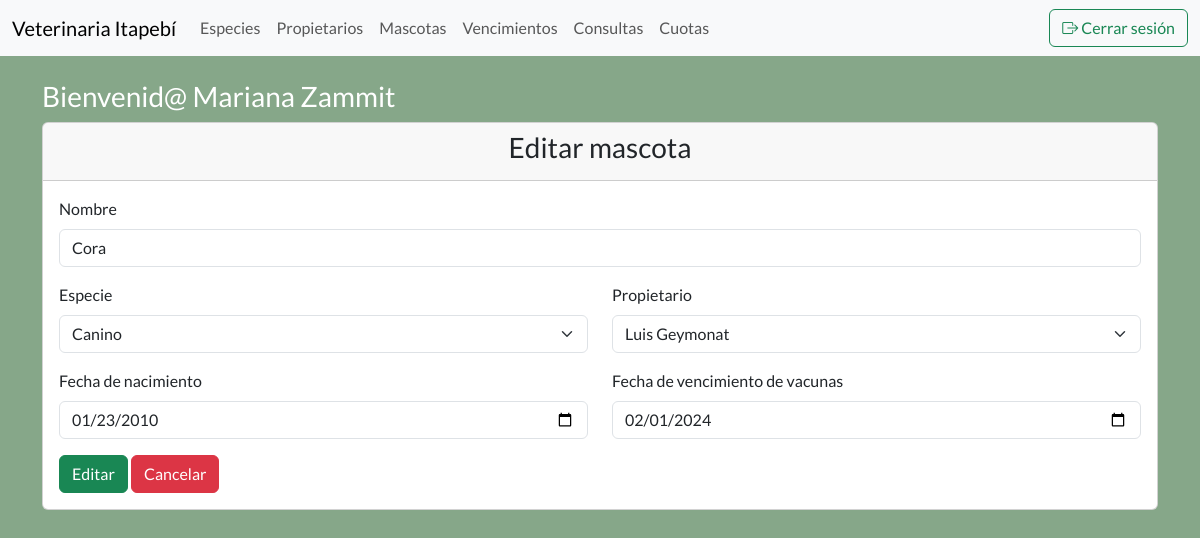
The page /frmEditarMascota.php?id=1 (signed in) on the database its author committed.
### tables this page shows
CREATE TABLE `mascotas` (
  `MascotaId` int NOT NULL AUTO_INCREMENT,
  `MascotaNombre` varchar(100) DEFAULT NULL,
  `EspecieId` int DEFAULT NULL,
  `PropietarioId` int DEFAULT NULL,
  `MascotaFchNac` date DEFAULT NULL,
  `MascotaFchVencVac` date DEFAULT NULL,
  `MascotaFchCreacion` datetime DEFAULT NULL,
  `MascotaFchModificacion` datetime DEFAULT NULL,
  `MascotaEstado` smallint DEFAULT NULL,
  PRIMARY KEY (`MascotaId`),
  KEY `FK_Especie` (`EspecieId`),
  KEY `FK_Propietario` (`PropietarioId`),
  CONSTRAINT `FK_Especie` FOREIGN KEY (`EspecieId`) REFERENCES `especies` (`EspecieId`) ON DELETE CASCADE ON UPDATE CASCADE,
  CONSTRAINT `FK_Propietario` FOREIGN KEY (`PropietarioId`) REFERENCES `propietarios` (`PropietarioId`) ON DELETE CASCADE ON UPDATE CASCADE
);

### frmEditarMascota.php (the view, shortened to what this page needs)
<?php include ("templates/header.php");
$mysqli = include_once "includes/conexion.php";
$id = $_GET["id"];
$sentencia = $mysqli->prepare("SELECT * FROM mascotas where MascotaId = ?");
$sentencia->bind_param("i", $id);
$sentencia->execute();
$resultado = $sentencia->get_result();
$mascotas = $resultado->fetch_assoc();
?>
<div class="card">
    <div class="card-header">
        <h3 class="text-center">Editar mascota</h3>
    </div>
    <div class="card-body">
        <form action="editarMascota.php" method="post">
            <div class="mb-3">
                <label for="nombre" class="form-label">Nombre</label>
                <input type="text" id="nombre" class="form-control" name="txtNombre" value="<?php echo $mascotas['MascotaNombre'];?>" required>
            </div>
            <div class="row">
                <div class="col-6">
                    <div class="mb-3">
                        <label for="especie" class="form-label">Especie</label>
                        <select class="form-select" name="txtEspecie">
                            <?php
                            $mysqli = include './includes/conexion.php';
                            $resultado = $mysqli->query("SELECT EspecieId, EspecieNombre FROM especies");
                            while ($especies = $resultado->fetch_assoc()) {
                                if ($especies['EspecieId'] == $mascotas['EspecieId'])
                                    echo "<option value=\"$especies[EspecieId]\" selected>$especies[EspecieNombre]</option>";
                                else
                                    echo "<option value=\"$especies[EspecieId]\">$especies[EspecieNombre]</option>";
                            }
                            ?>
                        </select>
                    </div>
                </div>
                <div class="col-6">
                    <div class="mb-3">
                        <label for="propietario" class="form-label">Propietario</label>
                        <select class="form-select" name="txtPropietario">
                            <?php
                            $mysqli = include './includes/conexion.php';
                            var_dump($mysqli);
                            $resultado = $mysqli->query("SELECT PropietarioId, PropietarioNombre, PropietarioApellido FROM propietarios");
                            while ($propietarios = $resultado->fetch_assoc()){
                                if ($propietarios['PropietarioId'] == $mascotas['PropietarioId'])
                                    echo "<option value=\"$propietarios[PropietarioId]\" selected>$propietarios[PropietarioNombre] $propietarios[PropietarioApellido]</option>";
                                else
                                    echo "<option value=\"$propietarios[PropietarioId]\">$propietarios[PropietarioNombre] $propietarios[PropietarioApellido]</option>";
                            }
                            ?>
                        </select>
                    </div>
                </div>
            </div>
            <div class="row">
                <div class="col-6">
                    <div class="mb-3">
                        <label for="fchnac" class="form-label">Fecha de nacimiento</label>
                        <input type="date" id="fchnac" class="form-control" name="txtFechaNac" value="<?php echo $mascotas['MascotaFchNac'];?>" required>
                    </div>
                </div>
                <div class="col-6">
                    <div class="mb-3">
                        <label for="fchvacunas" class="form-label">Fecha de vencimiento de vacunas</label>
                        <input type="date" id="fchvacunas" class="form-control" name="txtFechaVac" value="<?php echo $mascotas['MascotaFchVencVac'];?>" required>
                    </div>
                </div>
            </div>
            <input type="submit" class="btn btn-success" value="Editar">
            <a href="mascotas.php" class="btn btn-danger">Cancelar</a>
        </form>
    </div>
</div>
<?php include ("templates/footer.php");?>

### css/styles.css (style rules this page uses)
* { font-family: 'Lato', sans-serif; }
body { background-color: #86A789; }

### rows shown on the page
mascotas: txtNombre "Cora", txtFechaNac "01/23/2010", txtFechaVac "02/01/2024"

### other values the page prints
$_SESSION['nombre'] "Mariana Zammit"
form field txtEspecie "Canino"
form field txtPropietario "Luis Geymonat"
